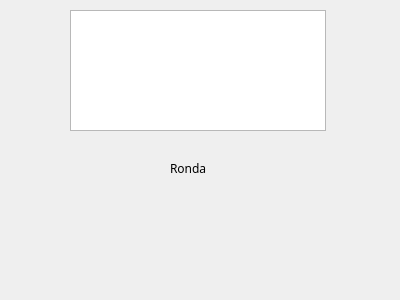
<?xml version="1.0" encoding="UTF-8"?>
<ui version="4.0">
 <class>StarterPage</class>
 <widget class="QWidget" name="StarterPage">
  <property name="geometry">
   <rect>
    <x>0</x>
    <y>0</y>
    <width>400</width>
    <height>300</height>
   </rect>
  </property>
  <property name="windowTitle">
   <string>Form</string>
  </property>
  <widget class="QGraphicsView" name="graphicsView">
   <property name="geometry">
    <rect>
     <x>70</x>
     <y>10</y>
     <width>256</width>
     <height>121</height>
    </rect>
   </property>
  </widget>
  <widget class="QLabel" name="title">
   <property name="geometry">
    <rect>
     <x>170</x>
     <y>160</y>
     <width>49</width>
     <height>16</height>
    </rect>
   </property>
   <property name="font">
    <font>
     <family>Showcard Gothic</family>
    </font>
   </property>
   <property name="text">
    <string>Ronda</string>
   </property>
  </widget>
 </widget>
 <resources/>
 <connections/>
</ui>
